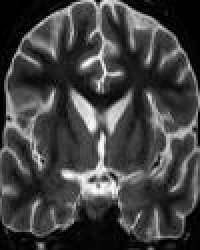
#> input picture no_nuevo/N10.jpg, 100 x 125 px (shown 2 times larger); its folder holds only this picture in this run
$ jupyter execute --allow-errors BetterAccuracy.ipynb
#> lines starting #> are read from the running program, lines starting #| are printed output that depends on the picture; long printed decimals are rounded
[cell 1]
import numpy as np
from scipy.stats import pearsonr
import os
from PIL import Image
from scipy.stats import pearsonr
import cv2
import matplotlib.pyplot as plt

[cell 2]
def calcular_correlacion(imagen):
    alto, ancho = imagen.shape

    # Dividir la imagen en mitades
    mitad_izquierda = imagen[:, :ancho // 2]
    mitad_derecha = imagen[:, ancho // 2:]

    # Calcular la correlación de Pearson entre las dos mitades
    correlacion, _ = pearsonr(mitad_izquierda.flatten(), mitad_derecha.flatten())

    return correlacion

[cell 3]
def operaciones(carpeta):
    lista_archivos = os.listdir(carpeta)

    array_datos = []

    # Recorrer todos los archivos en la carpeta
    for archivo in lista_archivos:
        # Verificar si es un archivo de imagen
        if archivo.endswith(".jpg") or archivo.endswith(".png"):
            # Ruta completa de la imagen
            ruta_imagen = os.path.join(carpeta, archivo)

            # Abrir la imagen y convertirla a escala de grises
            imagen = cv2.imread(ruta_imagen, cv2.IMREAD_GRAYSCALE)
            imagen = cv2.normalize(imagen, None, 0, 255, cv2.NORM_MINMAX)

        # Eliminación de ruido con filtrado de media
            imagen = cv2.medianBlur(imagen, 5)

            # Mejora de la nitidez utilizando filtrado bilateral
            imagen = cv2.bilateralFilter(imagen, 9, 75, 75)

            # Calcular la correlación entre las mitades de la imagen
            correlacion = calcular_correlacion(imagen)

            # Imprimir el nombre del archivo y la correlación
            print("Archivo:", archivo)
            print("Correlación:", correlacion)
            print("-------------------------------------")

            array_datos.append(correlacion)

    array_datos = np.array(array_datos)
    return array_datos

[cell 4]
# [25 lines left out: function datos, not called in this run]

[cell 5]
arrayNo = operaciones('no_nuevo/')
#> in operaciones, imagen is the input picture: shape (125, 100); min 0, max 255, mean 65.5
#> in operaciones, `imagen = cv2.medianBlur(imagen, 5)`:
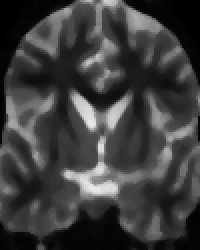
#> imagen: shape (125, 100) (shown 2 times larger); min 0, max 235, mean 61.6
#> in operaciones, `imagen = cv2.bilateralFilter(imagen, 9, 75, 75)`:
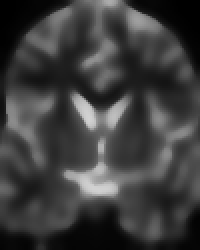
#> imagen: shape (125, 100) (shown 2 times larger); min 0, max 210, mean 61.4
#> in calcular_correlacion, `mitad_izquierda = imagen[:, :ancho // 2]`:
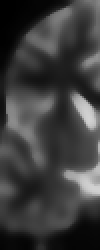
#> mitad_izquierda: shape (125, 50) (shown 2 times larger); min 0, max 210, mean 60.9
#> in calcular_correlacion, `mitad_derecha = imagen[:, ancho // 2:]`:
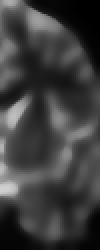
#> mitad_derecha: shape (125, 50) (shown 2 times larger); min 0, max 208, mean 61.8
#> in calcular_correlacion, `correlacion, _ = pearsonr(mitad_izquierda.flatten(), mitad_derecha.fla..`: correlacion = 0.0968
#| Correlación: 0.09677
#> in operaciones, `array_datos = np.array(array_datos)`: array_datos = [0.0968]
#> arrayNo = [0.0968]
#> (the rest of this cell did not finish here and is left out)


datos(arrayYes)
datos(arrayNo)

[cell 6]
def sacarDiferencia(carpeta, newCarpeta):
    # Crear la carpeta de imágenes de diferencia si no existe
    if not os.path.exists(newCarpeta):
        os.makedirs(newCarpeta)

    # Obtener la lista de archivos en la carpeta
    archivos = os.listdir(carpeta)

    # Iterar sobre los archivos
    for archivo in archivos:
        # Comprobar si es un archivo de imagen
        if archivo.endswith(".jpg") or archivo.endswith(".png"):
            # Ruta completa de la imagen
            ruta_imagen = os.path.join(carpeta, archivo)

            # Cargar la imagen
            imagen = cv2.imread(ruta_imagen, 0)
            imagen = cv2.normalize(imagen, None, 0, 255, cv2.NORM_MINMAX)

            # Eliminación de ruido con filtrado de media
            imagen = cv2.medianBlur(imagen, 5)

            # Mejora de la nitidez utilizando filtrado bilateral
            imagen = cv2.bilateralFilter(imagen, 9, 75, 75)

            # Obtener dimensiones de la imagen
            alto, ancho = imagen.shape

            # Dividir la imagen en mitades
            mitad_izquierda = imagen[:, :ancho // 2]
            mitad_derecha = imagen[:, ancho // 2:]

            # Aplicar efecto espejo vertical a la mitad derecha
            mitad_derecha_espejo = cv2.flip(mitad_derecha, 1)

            # Calcular la diferencia entre las mitades izquierda y derecha
            # diferencia = cv2.subtract(mitad_izquierda, mitad_derecha_espejo)
            diferencia = np.abs(mitad_izquierda.astype(int) - mitad_derecha_espejo.astype(int))

            # Convertir la imagen de diferencia a CV_8U
            diferencia = cv2.convertScaleAbs(diferencia)

            d = 3
            sigmaColor = 200
            sigmaSpace = 1000

            # Aplicar el filtro bilateral
            diferencia = cv2.bilateralFilter(diferencia, d, sigmaColor, sigmaSpace)

            # Guardar la imagen de diferencia en escala de grises
            nombre_grafica = "mitad_" + archivo
            ruta_grafica = os.path.join(newCarpeta, nombre_grafica)
            cv2.imwrite(ruta_grafica, diferencia)

[cell 7]
# [36 lines left out: function vectorizar, not called in this run]

#> (a cell that did not finish here is left out)

$ run again, on no_nuevo/N22.jpg
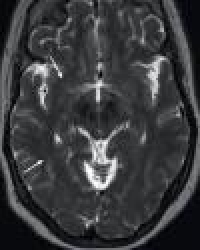
#> input picture no_nuevo/N22.jpg, 100 x 125 px (shown 2 times larger)
#> in operaciones, `imagen = cv2.bilateralFilter(imagen, 9, 75, 75)`:
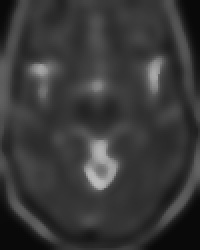
#> imagen: shape (125, 100) (shown 2 times larger); min 9, max 190, mean 56.5
#> in calcular_correlacion, `mitad_derecha = imagen[:, ancho // 2:]`:
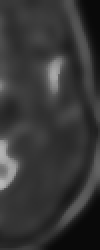
#> mitad_derecha: shape (125, 50) (shown 2 times larger); min 9, max 185, mean 54.6
#> in calcular_correlacion, `correlacion, _ = pearsonr(mitad_izquierda.flatten(), mitad_derecha.fla..`: correlacion = 0.16
#| Correlación: 0.1597
#> array_datos = [0.16]

$ run again, on no_nuevo/N23.jpg
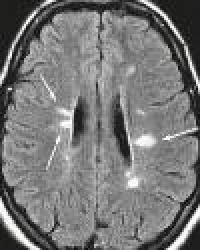
#> input picture no_nuevo/N23.jpg, 100 x 125 px (shown 2 times larger)
#> in operaciones, `imagen = cv2.bilateralFilter(imagen, 9, 75, 75)`:
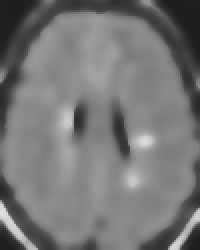
#> imagen: shape (125, 100) (shown 2 times larger); min 29, max 223, mean 118.5
#> in calcular_correlacion, `mitad_derecha = imagen[:, ancho // 2:]`:
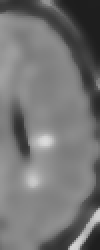
#> mitad_derecha: shape (125, 50) (shown 2 times larger); min 29, max 219, mean 116.9
#> in calcular_correlacion, `correlacion, _ = pearsonr(mitad_izquierda.flatten(), mitad_derecha.fla..`: correlacion = 0.0121
#| Correlación: 0.01209
#> array_datos = [0.0121]

$ run again, on no_nuevo/N13.jpg
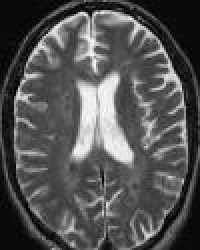
#> input picture no_nuevo/N13.jpg, 100 x 125 px (shown 2 times larger)
#> in operaciones, imagen is the input picture: shape (125, 100); min 0, max 255, mean 83.5
#> in calcular_correlacion, `mitad_derecha = imagen[:, ancho // 2:]`:
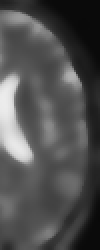
#> mitad_derecha: shape (125, 50) (shown 2 times larger); min 9, max 236, mean 80.6
#> in calcular_correlacion, `correlacion, _ = pearsonr(mitad_izquierda.flatten(), mitad_derecha.fla..`: correlacion = -0.273
#| Correlación: -0.2735
#> array_datos = [-0.273]
